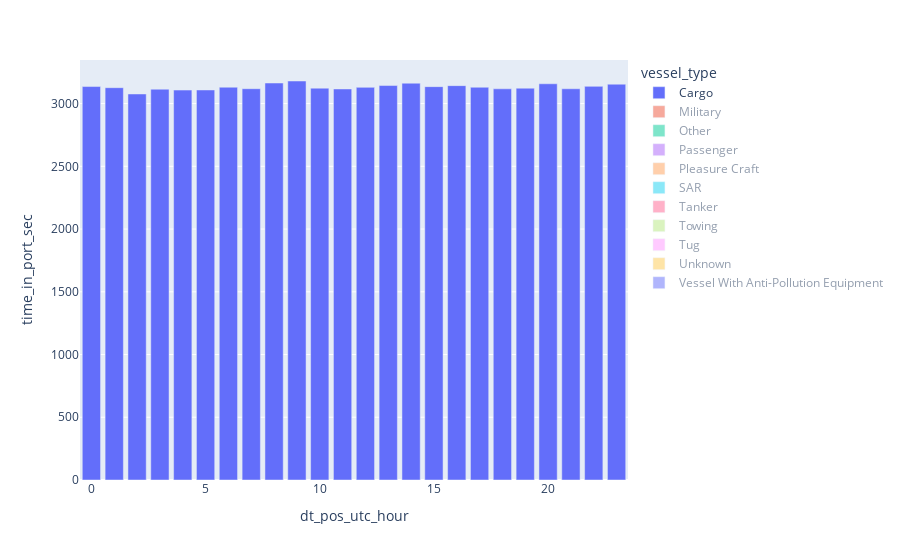

Notebook source saved alongside this figure:
### Code cell
# Bar graph: average time in port in s by hour by type of ship
fig2 = px.bar(avg_time_st_hr, x='dt_pos_utc_hour', y='time_in_port_sec', color='vessel_type')
fig2.show()

### Figure 1 — Plotly figure (JSON) as saved in the notebook; plotly's stock layout.template omitted (floating-point values rounded to 4 significant figures)
{"data": [{"alignmentgroup": "True", "hovertemplate": "vessel_type=Cargo<br>dt_pos_utc_hour=%{x}<br>time_in_port_sec=%{y}<extra></extra>", "legendgroup": "Cargo", "marker": {"color": "#636efa", "pattern": {"shape": ""}}, "name": "Cargo", "offsetgroup": "Cargo", "orientation": "v", "showlegend": true, "textposition": "auto", "type": "bar", "x": [0, 1, 2, 3, 4, 5, 6, 7, 8, 9, 10, 11, 12, 13, 14, 15, 16, 17, 18, 19, 20, 21, 22, 23], "xaxis": "x", "y": [3136.0, 3127.0, 3077.0, 3115.0, 3108.0, 3109.0, 3131.0, 3119.0, 3164.0, 3180.0, 3123.0, 3117.0, 3129.0, 3144.0, 3163.0, 3135.0, 3143.0, 3130.0, 3118.0, 3123.0, 3158.0, 3118.0, 3137.0, 3155.0], "yaxis": "y"}, {"alignmentgroup": "True", "hovertemplate": "vessel_type=Military<br>dt_pos_utc_hour=%{x}<br>time_in_port_sec=%{y}<extra></extra>", "legendgroup": "Military", "marker": {"color": "#EF553B", "pattern": {"shape": ""}}, "name": "Military", "offsetgroup": "Military", "orientation": "v", "showlegend": true, "textposition": "auto", "type": "bar", "visible": "legendonly", "x": [0, 1, 2, 3, 4, 5, 6, 7, 8, 9, 10, 11, 12, 13, 14, 15, 16, 17, 18, 19, 20, 21, 22, 23], "xaxis": "x", "y": [2874.0, 2942.0, 2880.0, 3002.0, 2879.0, 2945.0, 3056.0, 2938, 2641.0, 3055.0, 2879.0, 2880, 2881, 2641, 2919, 1847, 2918.0, 2521, 2876.0, 2880, 2880.0, 2875.0, 2336, 2027], "yaxis": "y"}, {"alignmentgroup": "True", "hovertemplate": "vessel_type=Other<br>dt_pos_utc_hour=%{x}<br>time_in_port_sec=%{y}<extra></extra>", "legendgroup": "Other", "marker": {"color": "#00cc96", "pattern": {"shape": ""}}, "name": "Other", "offsetgroup": "Other", "orientation": "v", "showlegend": true, "textposition": "auto", "type": "bar", "visible": "legendonly", "x": [0, 1, 2, 3, 4, 5, 6, 7, 8, 9, 10, 11, 12, 13, 14, 15, 16, 17, 18, 19, 20, 21, 22, 23], "xaxis": "x", "y": [3024.0, 2944.0, 3043.0, 3127.0, 3094.0, 3044.0, 3106.0, 3044.0, 3056.0, 3060.0, 3008.0, 3054.0, 3078.0, 3051.0, 3080.0, 3091.0, 3049.0, 3036.0, 3002.0, 3048, 3023.0, 2995.0, 3026.0, 3039.0], "yaxis": "y"}, {"alignmentgroup": "True", "hovertemplate": "vessel_type=Passenger<br>dt_pos_utc_hour=%{x}<br>time_in_port_sec=%{y}<extra></extra>", "legendgroup": "Passenger", "marker": {"color": "#ab63fa", "pattern": {"shape": ""}}, "name": "Passenger", "offsetgroup": "Passenger", "orientation": "v", "showlegend": true, "textposition": "auto", "type": "bar", "visible": "legendonly", "x": [0, 1, 2, 3, 4, 5, 6, 7, 8, 9, 10, 11, 12, 13, 14, 15, 16, 17, 18, 19, 20, 21, 22, 23], "xaxis": "x", "y": [2750.0, 2816.0, 3035.0, 3003.0, 3047.0, 3039.0, 2960.0, 3121.0, 3067.0, 3152.0, 3101.0, 3108.0, 3099.0, 2996.0, 3043.0, 3186.0, 3104.0, 3139.0, 3159.0, 3161.0, 3116.0, 3141.0, 3105.0, 2858.0], "yaxis": "y"}, {"alignmentgroup": "True", "hovertemplate": "vessel_type=Pleasure Craft<br>dt_pos_utc_hour=%{x}<br>time_in_port_sec=%{y}<extra></extra>", "legendgroup": "Pleasure Craft", "marker": {"color": "#FFA15A", "pattern": {"shape": ""}}, "name": "Pleasure Craft", "offsetgroup": "Pleasure Craft", "orientation": "v", "showlegend": true, "textposition": "auto", "type": "bar", "visible": "legendonly", "x": [0, 1, 2, 3, 4, 5, 6, 7, 8, 9, 10, 11, 12, 13, 14, 15, 16, 17, 18, 19, 20, 21, 22, 23], "xaxis": "x", "y": [3157.0, 3134.0, 3151.0, 3107.0, 3182.0, 3154.0, 3175.0, 3151.0, 3200.0, 3211.0, 3181.0, 3186.0, 3182.0, 3194.0, 3150.0, 3069.0, 3205.0, 3125.0, 3137.0, 3173.0, 3141.0, 3162.0, 3146.0, 3206.0], "yaxis": "y"}, {"alignmentgroup": "True", "hovertemplate": "vessel_type=SAR<br>dt_pos_utc_hour=%{x}<br>time_in_port_sec=%{y}<extra></extra>", "legendgroup": "SAR", "marker": {"color": "#19d3f3", "pattern": {"shape": ""}}, "name": "SAR", "offsetgroup": "SAR", "orientation": "v", "showlegend": true, "textposition": "auto", "type": "bar", "visible": "legendonly", "x": [1, 2, 3, 4, 5, 6, 7, 8, 9, 10, 11, 12, 13, 14], "xaxis": "x", "y": [2118, 2160, 2522.0, 3150, 2879, 2881, 2702, 2878.0, 3062.0, 2612.0, 2970.0, 2879, 3058, 720], "yaxis": "y"}, {"alignmentgroup": "True", "hovertemplate": "vessel_type=Tanker<br>dt_pos_utc_hour=%{x}<br>time_in_port_sec=%{y}<extra></extra>", "legendgroup": "Tanker", "marker": {"color": "#FF6692", "pattern": {"shape": ""}}, "name": "Tanker", "offsetgroup": "Tanker", "orientation": "v", "showlegend": true, "textposition": "auto", "type": "bar", "visible": "legendonly", "x": [0, 1, 2, 3, 4, 5, 6, 7, 8, 9, 10, 11, 12, 13, 14, 15, 16, 17, 18, 19, 20, 21, 22, 23], "xaxis": "x", "y": [2987.0, 3036.0, 2867.0, 2925.0, 2890.0, 2751, 2927.0, 2895.0, 2797.0, 2843.0, 2868.0, 2897.0, 2960.0, 2834.0, 2893.0, 2850.0, 3002.0, 2871.0, 3085.0, 2601.0, 2949.0, 2870.0, 3005.0, 3035.0], "yaxis": "y"}, {"alignmentgroup": "True", "hovertemplate": "vessel_type=Towing<br>dt_pos_utc_hour=%{x}<br>time_in_port_sec=%{y}<extra></extra>", "legendgroup": "Towing", "marker": {"color": "#B6E880", "pattern": {"shape": ""}}, "name": "Towing", "offsetgroup": "Towing", "orientation": "v", "showlegend": true, "textposition": "auto", "type": "bar", "visible": "legendonly", "x": [0, 1, 2, 3, 4, 5, 6, 7, 8, 9, 10, 11, 12, 13, 14, 15, 16, 17, 18, 19, 20, 21, 22, 23], "xaxis": "x", "y": [3464.0, 3334, 3376, 3468, 3420, 3424.0, 3420, 3332, 3462, 3330.0, 2763.0, 3391.0, 3332, 3422, 3387, 3362.0, 3272.0, 2317.0, 3242.0, 3372.0, 3420.0, 3465, 3376.0, 3284.0], "yaxis": "y"}, {"alignmentgroup": "True", "hovertemplate": "vessel_type=Tug<br>dt_pos_utc_hour=%{x}<br>time_in_port_sec=%{y}<extra></extra>", "legendgroup": "Tug", "marker": {"color": "#FF97FF", "pattern": {"shape": ""}}, "name": "Tug", "offsetgroup": "Tug", "orientation": "v", "showlegend": true, "textposition": "auto", "type": "bar", "visible": "legendonly", "x": [0, 1, 2, 3, 4, 5, 6, 7, 8, 9, 10, 11, 12, 13, 14, 15, 16, 17, 18, 19, 20, 21, 22, 23], "xaxis": "x", "y": [3140.0, 3111.0, 3087.0, 3085.0, 3120.0, 3101.0, 3138.0, 3152.0, 3093.0, 3161.0, 3130.0, 3175.0, 3144.0, 3117.0, 3153.0, 3161.0, 3130.0, 3128.0, 3198.0, 3120.0, 3104.0, 3154.0, 3179.0, 3138.0], "yaxis": "y"}, {"alignmentgroup": "True", "hovertemplate": "vessel_type=Unknown<br>dt_pos_utc_hour=%{x}<br>time_in_port_sec=%{y}<extra></extra>", "legendgroup": "Unknown", "marker": {"color": "#FECB52", "pattern": {"shape": ""}}, "name": "Unknown", "offsetgroup": "Unknown", "orientation": "v", "showlegend": true, "textposition": "auto", "type": "bar", "visible": "legendonly", "x": [0, 1, 2, 3, 4, 5, 6, 7, 8, 9, 10, 11, 12, 13, 14, 15, 16, 17, 18, 19, 20, 21, 22, 23], "xaxis": "x", "y": [3097.0, 3170, 3205.0, 3181, 3152, 3152, 2904.0, 3056, 3083.0, 3114, 3012.0, 2736.0, 3116.0, 3076.0, 2707.0, 2142.0, 2270.0, 2107.0, 1956.0, 2225.0, 2567.0, 2908.0, 2538.0, 2227], "yaxis": "y"}, {"alignmentgroup": "True", "hovertemplate": "vessel_type=Vessel With Anti-Pollution Equipment<br>dt_pos_utc_hour=%{x}<br>time_in_port_sec=%{y}<extra></extra>", "legendgroup": "Vessel With Anti-Pollution Equipment", "marker": {"color": "#636efa", "pattern": {"shape": ""}}, "name": "Vessel With Anti-Pollution Equipment", "offsetgroup": "Vessel With Anti-Pollution Equipment", "orientation": "v", "showlegend": true, "textposition": "auto", "type": "bar", "visible": "legendonly", "x": [0, 1, 2, 3, 4, 5, 6, 7, 8, 9, 10, 11, 12, 13, 14, 15, 16, 17, 18, 19, 20, 21, 22, 23], "xaxis": "x", "y": [3297.0, 3358.0, 3348.0, 3330.0, 3380.0, 3323.0, 3383.0, 3385.0, 3335.0, 3382.0, 3322.0, 3365.0, 3413.0, 3374.0, 3208, 3140.0, 3371.0, 2842.0, 3281.0, 3436.0, 3395, 3194.0, 2726.0, 3209.0], "yaxis": "y"}], "layout": {"autosize": true, "barmode": "relative", "legend": {"title": {"text": "vessel_type"}, "tracegroupgap": 0}, "margin": {"t": 60}, "xaxis": {"anchor": "y", "autorange": true, "domain": [0, 1], "range": [-0.5, 23.5], "title": {"text": "dt_pos_utc_hour"}, "type": "linear"}, "yaxis": {"anchor": "x", "autorange": true, "domain": [0, 1], "range": [0, 3347.0], "title": {"text": "time_in_port_sec"}, "type": "linear"}}}
